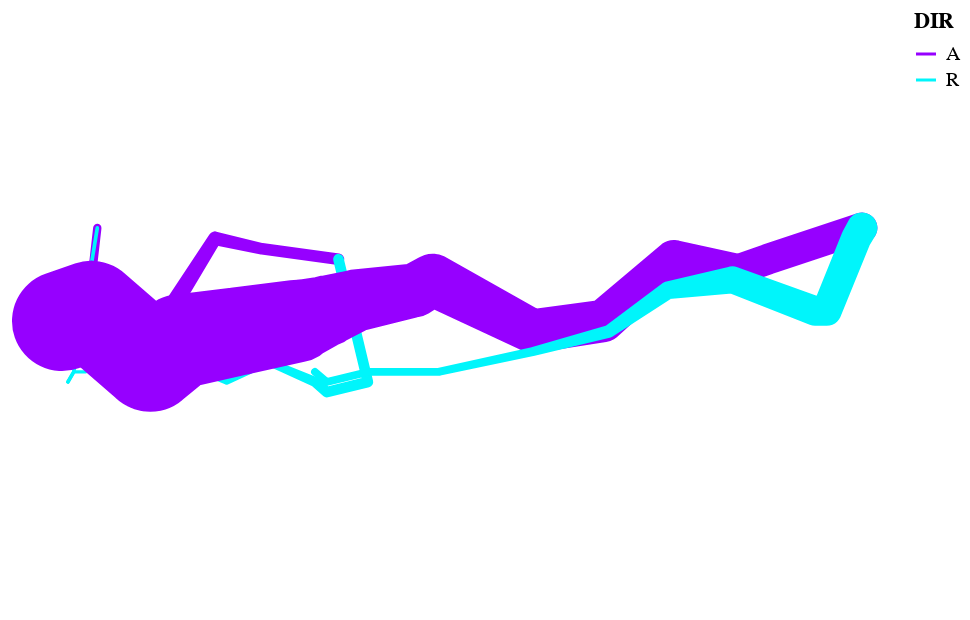

The notebook cell this image was saved under:
### Code cell
squads = df[['LONP', 'LATP',	'SURV',	'DIR',	'DIV']]

squad_1 = squads[squads['DIV'] == 1]
squad_2 = squads[squads['DIV'] == 2]
squad_3 = squads[squads['DIV'] == 3]

squad_1_temp = squad_1.append(pd.Series([37.6,55.8,100000,'A',1], index=squad_1.columns ), ignore_index=True)
squad_1_chart = plot_squad_chart(squad_1_temp)

squad_2_temp = squad_2.append(pd.Series([28.7,55.5,33000,'A',2], index=squad_2.columns ), ignore_index=True)
squad_2_chart = plot_squad_chart(squad_2_temp)

squad_3_temp = squad_3.append(pd.Series([24.6,55.8,22000,'A',3], index=squad_3.columns ), ignore_index=True)
squad_3_chart = plot_squad_chart(squad_3_temp)

final_squads_chart = squad_3_chart + squad_2_chart + squad_1_chart
final_squads_chart

### Figure 1 — Vega-Lite specification as saved in the notebook (floating-point values rounded to 4 significant figures)
{"config": {"view": {"continuousWidth": 400, "continuousHeight": 300}}, "layer": [{"data": {"name": "data-d60a85fd120d47d8784aa7c58e3c62c4"}, "mark": "trail", "encoding": {"color": {"type": "nominal", "field": "DIR", "scale": {"domain": ["A", "R"], "range": ["#9600ff", "#00f5fb"]}}, "latitude": {"field": "LATP", "type": "quantitative"}, "longitude": {"field": "LONP", "type": "quantitative"}, "size": {"type": "quantitative", "field": "SURV", "legend": null, "scale": {"range": [1, 50]}}}}, {"data": {"name": "data-37039052e4fe4cd7de3ad44fa13d9c04"}, "mark": "trail", "encoding": {"color": {"type": "nominal", "field": "DIR", "scale": {"domain": ["A", "R"], "range": ["#9600ff", "#00f5fb"]}}, "latitude": {"field": "LATP", "type": "quantitative"}, "longitude": {"field": "LONP", "type": "quantitative"}, "size": {"type": "quantitative", "field": "SURV", "legend": null, "scale": {"range": [1, 50]}}}}, {"data": {"name": "data-cc8fc9ce0b678e1a9adea1d4664618e9"}, "mark": "trail", "encoding": {"color": {"type": "nominal", "field": "DIR", "scale": {"domain": ["A", "R"], "range": ["#9600ff", "#00f5fb"]}}, "latitude": {"field": "LATP", "type": "quantitative"}, "longitude": {"field": "LONP", "type": "quantitative"}, "size": {"type": "quantitative", "field": "SURV", "legend": null, "scale": {"range": [1, 50]}}}}], "$schema": "https://vega.github.io/schema/vega-lite/v4.0.2.json", "datasets": {"data-d60a85fd120d47d8784aa7c58e3c62c4": [{"LONP": 24.0, "LATP": 55.2, "SURV": 22000, "DIR": "A", "DIV": 3}, {"LONP": 24.5, "LATP": 55.3, "SURV": 22000, "DIR": "A", "DIV": 3}, {"LONP": 24.6, "LATP": 55.8, "SURV": 6000, "DIR": "R", "DIV": 3}, {"LONP": 24.2, "LATP": 54.4, "SURV": 6000, "DIR": "R", "DIV": 3}, {"LONP": 24.1, "LATP": 54.3, "SURV": 6000, "DIR": "R", "DIV": 3}, {"LONP": 24.6, "LATP": 55.8, "SURV": 22000, "DIR": "A", "DIV": 3}], "data-37039052e4fe4cd7de3ad44fa13d9c04": [{"LONP": 24.0, "LATP": 55.1, "SURV": 60000, "DIR": "A", "DIV": 2}, {"LONP": 24.5, "LATP": 55.2, "SURV": 60000, "DIR": "A", "DIV": 2}, {"LONP": 25.5, "LATP": 54.7, "SURV": 60000, "DIR": "A", "DIV": 2}, {"LONP": 26.6, "LATP": 55.7, "SURV": 40000, "DIR": "A", "DIV": 2}, {"LONP": 27.4, "LATP": 55.6, "SURV": 33000, "DIR": "A", "DIV": 2}, {"LONP": 28.7, "LATP": 55.5, "SURV": 30000, "DIR": "R", "DIV": 2}, {"LONP": 29.2, "LATP": 54.3, "SURV": 30000, "DIR": "R", "DIV": 2}, {"LONP": 28.5, "LATP": 54.2, "SURV": 30000, "DIR": "R", "DIV": 2}, {"LONP": 28.3, "LATP": 54.3, "SURV": 28000, "DIR": "R", "DIV": 2}, {"LONP": 27.5, "LATP": 54.5, "SURV": 20000, "DIR": "R", "DIV": 2}, {"LONP": 26.8, "LATP": 54.3, "SURV": 12000, "DIR": "R", "DIV": 2}, {"LONP": 26.4, "LATP": 54.4, "SURV": 14000, "DIR": "R", "DIV": 2}, {"LONP": 24.6, "LATP": 54.5, "SURV": 8000, "DIR": "R", "DIV": 2}, {"LONP": 24.4, "LATP": 54.4, "SURV": 4000, "DIR": "R", "DIV": 2}, {"LONP": 24.2, "LATP": 54.4, "SURV": 4000, "DIR": "R", "DIV": 2}, {"LONP": 24.1, "LATP": 54.3, "SURV": 4000, "DIR": "R", "DIV": 2}, {"LONP": 28.7, "LATP": 55.5, "SURV": 33000, "DIR": "A", "DIV": 2}], "data-cc8fc9ce0b678e1a9adea1d4664618e9": [{"LONP": 24.0, "LATP": 54.9, "SURV": 340000, "DIR": "A", "DIV": 1}, {"LONP": 24.5, "LATP": 55.0, "SURV": 340000, "DIR": "A", "DIV": 1}, {"LONP": 25.5, "LATP": 54.5, "SURV": 340000, "DIR": "A", "DIV": 1}, {"LONP": 26.0, "LATP": 54.7, "SURV": 320000, "DIR": "A", "DIV": 1}, {"LONP": 27.0, "LATP": 54.8, "SURV": 300000, "DIR": "A", "DIV": 1}, {"LONP": 28.0, "LATP": 54.9, "SURV": 280000, "DIR": "A", "DIV": 1}, {"LONP": 28.5, "LATP": 55.0, "SURV": 240000, "DIR": "A", "DIV": 1}, {"LONP": 29.0, "LATP": 55.1, "SURV": 210000, "DIR": "A", "DIV": 1}, {"LONP": 30.0, "LATP": 55.2, "SURV": 180000, "DIR": "A", "DIV": 1}, {"LONP": 30.3, "LATP": 55.3, "SURV": 175000, "DIR": "A", "DIV": 1}, {"LONP": 32.0, "LATP": 54.8, "SURV": 145000, "DIR": "A", "DIV": 1}, {"LONP": 33.2, "LATP": 54.9, "SURV": 140000, "DIR": "A", "DIV": 1}, {"LONP": 34.4, "LATP": 55.5, "SURV": 127100, "DIR": "A", "DIV": 1}, {"LONP": 35.5, "LATP": 55.4, "SURV": 100000, "DIR": "A", "DIV": 1}, {"LONP": 36.0, "LATP": 55.5, "SURV": 100000, "DIR": "A", "DIV": 1}, {"LONP": 37.6, "LATP": 55.8, "SURV": 100000, "DIR": "R", "DIV": 1}, {"LONP": 37.5, "LATP": 55.7, "SURV": 98000, "DIR": "R", "DIV": 1}, {"LONP": 37.0, "LATP": 55.0, "SURV": 97000, "DIR": "R", "DIV": 1}, {"LONP": 36.8, "LATP": 55.0, "SURV": 96000, "DIR": "R", "DIV": 1}, {"LONP": 35.4, "LATP": 55.3, "SURV": 87000, "DIR": "R", "DIV": 1}, {"LONP": 34.3, "LATP": 55.2, "SURV": 55000, "DIR": "R", "DIV": 1}, {"LONP": 33.3, "LATP": 54.8, "SURV": 37000, "DIR": "R", "DIV": 1}, {"LONP": 32.0, "LATP": 54.6, "SURV": 24000, "DIR": "R", "DIV": 1}, {"LONP": 30.4, "LATP": 54.4, "SURV": 20000, "DIR": "R", "DIV": 1}, {"LONP": 29.2, "LATP": 54.4, "SURV": 20000, "DIR": "R", "DIV": 1}, {"LONP": 28.5, "LATP": 54.3, "SURV": 20000, "DIR": "R", "DIV": 1}, {"LONP": 28.3, "LATP": 54.4, "SURV": 20000, "DIR": "R", "DIV": 1}, {"LONP": 37.6, "LATP": 55.8, "SURV": 100000, "DIR": "A", "DIV": 1}]}}
